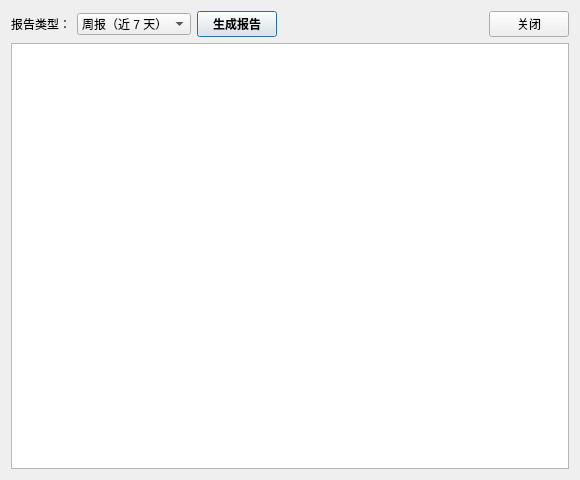
<?xml version="1.0" encoding="UTF-8"?>
<ui version="4.0">
 <class>ReportDialog</class>
 <widget class="QDialog" name="ReportDialog">
  <property name="geometry">
   <rect><x>0</x><y>0</y><width>580</width><height>480</height></rect>
  </property>
  <property name="windowTitle"><string>本地健康报告</string></property>
  <property name="minimumSize"><size><width>480</width><height>380</height></size></property>
  <layout class="QVBoxLayout" name="mainLayout">
   <item>
    <layout class="QHBoxLayout" name="topLayout">
     <item><widget class="QLabel" name="label"><property name="text"><string>报告类型：</string></property></widget></item>
     <item><widget class="QComboBox" name="reportTypeCombo">
      <item><property name="text"><string>周报（近 7 天）</string></property></item>
      <item><property name="text"><string>月报（近 30 天）</string></property></item>
     </widget></item>
     <item><widget class="QPushButton" name="generateButton">
      <property name="text"><string>生成报告</string></property>
      <property name="styleSheet"><string>QPushButton { font-weight: bold; }</string></property>
     </widget></item>
     <item><spacer name="topSpacer"><property name="orientation"><enum>Qt::Horizontal</enum></property><property name="sizeHint"><size><width>40</width><height>20</height></size></property></spacer></item>
     <item><widget class="QPushButton" name="closeButton"><property name="text"><string>关闭</string></property></widget></item>
    </layout>
   </item>
   <item><widget class="QTextBrowser" name="reportDisplay">
    <property name="openExternalLinks"><bool>true</bool></property>
   </widget></item>
  </layout>
 </widget>
 <resources/>
 <connections/>
</ui>
